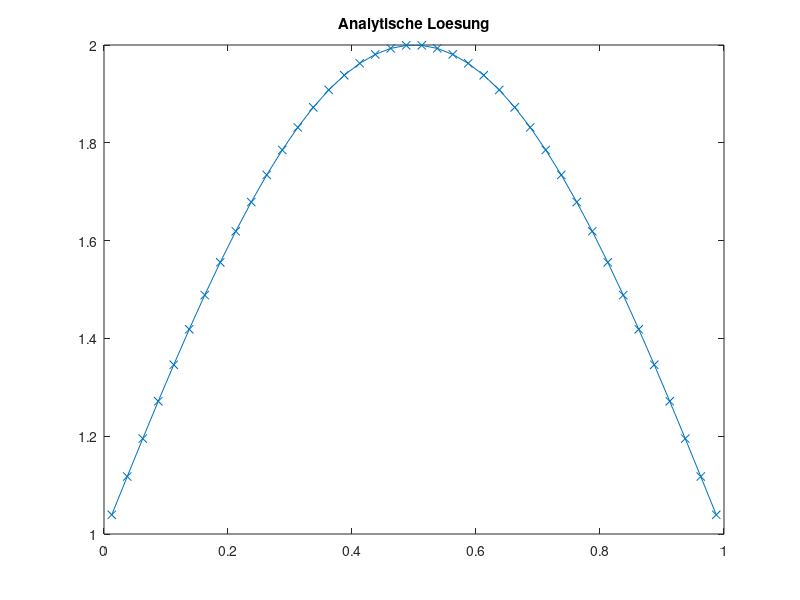
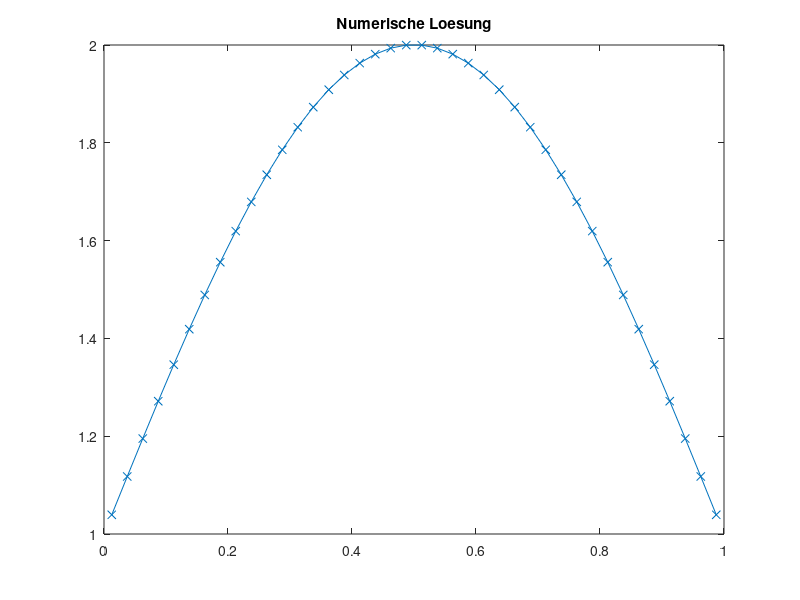
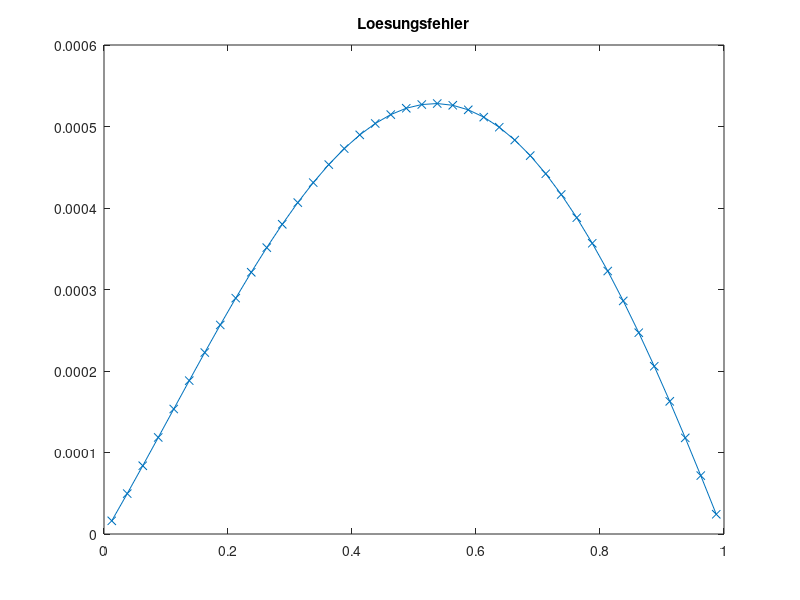
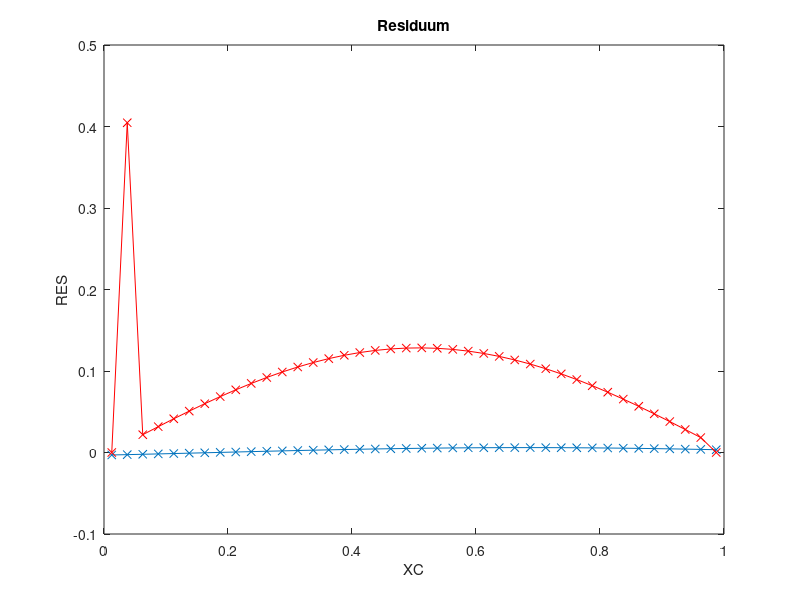

Source code (MATLAB) for these figures, in order:
clc
clear all
close all

SOL=@(x) sin(pi*x)+1;
MSOL=@(x) pi*cos(pi*x)-pi^2*sin(pi*x);

%SOL=@(x) cos(pi*x)-1;
%MSOL=@(x) -pi*sin(pi*x)-pi^2*cos(pi*x);

DIF=1.0;
KONV=1.0;
BETA=1.0;
XMIN=0.0;
XMAX=1.0;

N=40; % KV's

X = linspace(XMIN, XMAX, N+1);
XC = (X(1:N)+X(2:N+1))/2;
XCR = [XMIN, XC, XMAX];

%%% ANALYTISCHE LÖSUNG
TA = zeros(1, N);
for I=1:N
  TA(I)=SOL(XC(I));
end

figure(1)
plot(XC, TA, 'x-');
title('Analytische Loesung')

%%% FVM Lösung

% Randbedingungen
RBE = SOL(XMAX);
RBW = SOL(XMIN);

% Koeffizienten speichern
AP = zeros(1, N);
AE = zeros(1, N);
AW = zeros(1, N);

for I=1:N
  DX = X(I+1)-X(I);

  DXE = XCR(I+2)-XCR(I+1);
  DXW = XCR(I+1)-XCR(I);

  AE(I) = DIF/(DXE*DX);
  AW(I) = DIF/(DXW*DX);

  AP(I) = -AE(I)-AW(I);

  % UDS
  DXeP = X(I+1)-XCR(I+1);
  DXPw = XCR(I+1)-X(I);
  AEKU(I) = 0;
  AWKU(I) = -KONV/DX;
  APKU(I) = KONV/DX;

  % CDS
  DCDSE = (X(I+1)-XCR(I+1))/DXE;
  DCDSW = (XCR(I+1)-X(I))/DXW;

  AEKC(I) = KONV/DX * DCDSE;
  AWKC(I) = -KONV/DX * DCDSW;

  APKC(I) = KONV/DX * ((1-DCDSE)-(1-DCDSW));
  AKC(I) = KONV/DX;
end

% Gesamtgleichungssystem aufstellen
A = zeros(N);
b = zeros(N,1);

for I=1:N
  b(I) = MSOL(XC(I));

  % Hauptdiagonale
  A(I,I) = AP(I) + (1-BETA)*APKU(I) + BETA*APKC(I);

  % Westliche Nebendiagonale
  if mod(I,N)==1
    b(I) = b(I) - AW(I)*RBW + AKC(I)*RBW;
  else
    A(I, I-1) = AW(I) + (1-BETA)*AWKU(I) + BETA*AWKC(I);
  end

  % Östliche Nebendiagonale
  if mod(I,N)==0
    b(I) = b(I) - AE(I)*RBE - AKC(I)*RBE;
    A(I, I) = AP(I) + BETA*APKC(I);
  else
    A(I, I+1) = AE(I) + (1-BETA)*AEKU(I) + BETA*AEKC(I);
  end
end

T=A\b;

figure(2)
plot(XC, T, 'x-');
title('Numerische Loesung')

%%% Lösungsfehler berechnen
SERR=0.0;
ERR=zeros(1, N);
for I=1:N
    ERR(I)=T(I)-TA(I);
    SERR=SERR+ERR(I)^2;
end
SERR=sqrt(SERR/(N));

figure(3)
plot(XC, ERR, 'x-');
title('Loesungsfehler')

fprintf('Summierter Fehler %16.10e N=%g\n', SERR, N);


%%% ORDNUNG  BESTIMMEN
% für sin x +1, BETA=0.5
ERR5=4.7252901913e-02;
ERR10=2.0353266115e-02;
ERR20=9.4119189630e-03;
ERR40=4.5231320218e-03;
ERR80=2.2170064635e-03;
op=log((ERR5)/(ERR10))/log(2);
fprintf('Ordnung des Verfahrens %16.10e \n',op  );
op=log((ERR10)/(ERR20))/log(2);
fprintf('Ordnung des Verfahrens %16.10e \n',op  );
op=log((ERR20)/(ERR40))/log(2);
fprintf('Ordnung des Verfahrens %16.10e \n',op  );
op=log((ERR40)/(ERR80))/log(2);
fprintf('Ordnung des Verfahrens %16.10e \n',op  );


%%%% RESIDUUM BERECHNEN
t=zeros(N, 1);
for I=1:N
    t(I)=SOL(XC(I));
end

RES=A*t-b;

figure(4)
plot(XC,RES,'x-');

xlabel('XC')
ylabel('RES')
title('Residuum')

%%% Truncation Error berechnen

% b ohne Randwerte
TE=zeros(1, N);
for I=1:N
  b(I) = MSOL(XC(I));
end

for I=3:N-2
  DX = X(I+1)-X(I);
  TE(I) = (DX/24 * (b(I+1) - 2*b(I) + b(I-1)))... % TE_source
        + ((T(I+2)-3*T(I+1)+3*T(I)-T(I-1))/(24*DX))... % TE_e
        - ((T(I+1)-3*T(I)+3*T(I-1)-T(I-2))/(24*DX))... % TE_w
        - (3/8*T(I+1) - T(I)/4 - T(I-1)/8)... % TE_uds_e
        + (3/8*T(I) - T(I-1)/4 - T(I-2)/8); % TE_uds_w
  TE(I) = TE(I)/DX;
end;

% TE Sonderfälle für Randvolumen
I=2;
DX = X(I+1)-X(I);
TE(I) = (DX/24 * (b(I+1) - 2*b(I) + b(I-1)))... % TE_source
      + ((T(I+2)-3*T(I+1)+3*T(I)-T(I-1))/(24*DX))... % TE_e
      - ((T(I+1)-3*T(I)+4*T(I-1)-2*RBW)/(24*DX))... % TE_w
      - (3/8*T(I+1) - T(I)/4 - T(I-1)/8)... % TE_uds_e
      + (3/8*T(I) + T(I-1)/8 - RBW/2); % TE_uds_w_rand
  TE(I) = TE(I)/DX;

I = N-1;
DX = X(I+1)-X(I);
TE(I) = (DX/24 * (b(I+1) - 2*b(I) + b(I-1)))... % TE_source
      + ((2*RBE-4*T(I+1)+3*T(I)-T(I-1))/(24*DX))... % TE_e
      - ((T(I+1)-3*T(I)+3*T(I-1)-T(I-2))/(24*DX))... % TE_w
      - (3/8*T(I+1) - T(I)/4 - T(I-1)/8)... % TE_uds_e
      + (3/8*T(I) - T(I-1)/4 - T(I-2)/8); % TE_uds_w
  TE(I) = TE(I)/DX;

hold on;
plot(XC, TE, 'rx-');

RESTE = RES-TE';

figure(5)
plot(XC(2:N-1), RESTE(2:N-1), 'x-')
xlabel('XC')
ylabel('RES-TE')

